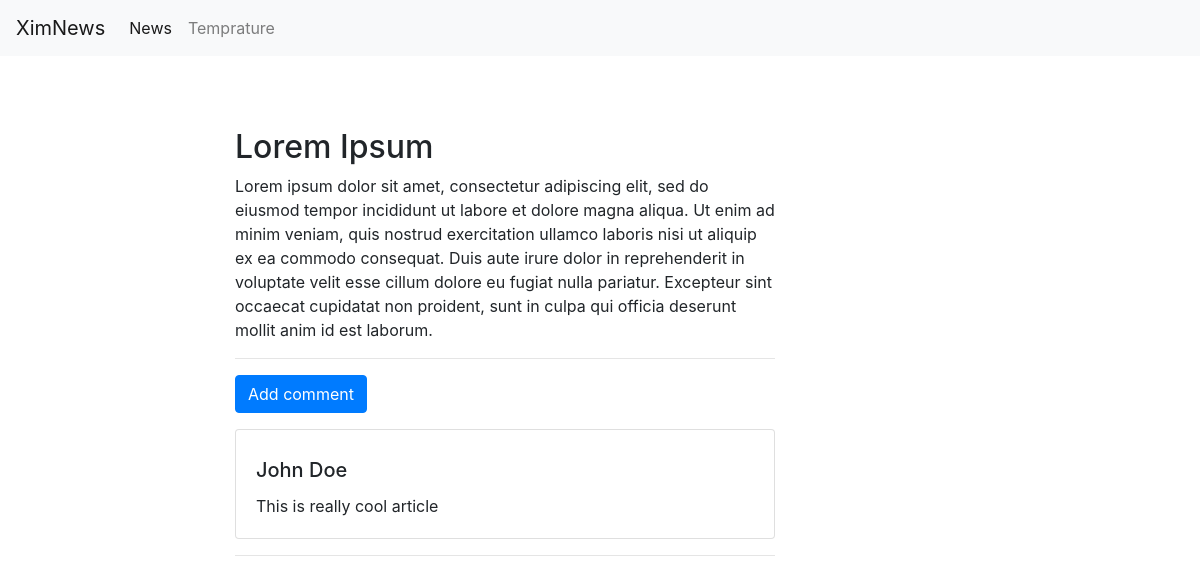
Screenshot of /news/article/Lorem-Ipsum-1591863451/ with the database file from the repository.
### news/models.py (models this page shows, shortened)
class Article(models.Model):
    title = models.CharField(max_length=150)
    body = models.TextField(blank=True)
    pub_date = models.DateTimeField(auto_now_add=True)
    slug = models.SlugField(blank=True)
    image = models.ImageField(upload_to='', blank=True, null=True)
    def get_create_comment_url(self):
        return reverse('article_comment_create_url', kwargs={'slug': self.slug})
    class Meta:
        ordering = ['-pub_date']

class Comment(models.Model):
    article = models.ForeignKey(Article, on_delete=models.CASCADE, null=True)
    author_name = models.CharField(max_length=50)
    body = models.CharField(max_length=200)
    slug = models.SlugField(blank=True)

### news/views.py (the view)
# urls.py: path('article/<str:slug>/', ArticleDetail.as_view(), name="article_detail_url"),
class ArticleDetail(View):
    def get(self, request, slug):
        article = get_object_or_404(Article, slug__iexact=slug)
        try:
            image_url = article.image.url
        except:
            image_url = "."
        return render(request, 'news/article_detail.html', context={"article": article, "admin_object": article, "image_url": image_url, "news_object": True})

### news/templates/news/article_detail.html (shortened to what this page needs)
{% extends 'news/base_news.html' %}
{% block content %}
  <h2>{{ article.title }}</h2>
  <p>{{ article.body }}</p>
  <hr>
  <a href="{{ article.get_create_comment_url }}" class="btn btn-primary mb-3">Add comment</a>
  {% for comment in article.comment_set.all %}
  <div class="card mb-3">
    <div class="card-body">
      <h5 class="card-title mt-2">{{ comment.author_name }}</h5>
      <p class="card-text">{{ comment.body }}</p>
    </div>
  </div>
  <hr>
  {% endfor %}
{% endblock %}

### news/templates/news/base_news.html (shortened to what this page needs)
{% extends 'base.html' %}

### templates/base.html (shortened to what this page needs)
{% load static %}
<!DOCTYPE html>
<html lang="en" dir="ltr">
  <head>
    <link rel="stylesheet" href="https://stackpath.bootstrapcdn.com/bootstrap/4.5.0/css/bootstrap.min.css">
    <link rel="stylesheet" href="{% static 'css/styles.css' %}">
  </head>
  <body>
    <nav class="navbar navbar-expand-lg navbar-light bg-light">
      <a class="navbar-brand" href="#">XimNews</a>
      <div class="collapse navbar-collapse" id="navbarNavDropdown">
        <ul class="navbar-nav">
          <li class="nav-item {% if news_object %}active{% endif %}">
            <a class="nav-link" href="{% url 'articles_list_url' %}">News <span class="sr-only">(current)</span></a>
          </li>
          <li class="nav-item {% if not news_object %}active{% endif %}">
            <a class="nav-link" href="{% url 'city_list_url' %}">Temprature</a>
        </ul>
      </div>
    </nav>
    <div class="container mt-5">
      <div class="row">
        <div class="col-6 offset-md-2">
          {% block content %}{% endblock %}
        </div>
      </div>
    </div>
  </body>
</html>

### rows the page displays
Article: title "Lorem Ipsum", body "Lorem ipsum dolor sit amet, consectetur adipiscing elit, sed do eiusmod tempor incididunt ut labore et dolore magna aliqua. Ut enim ad minim veniam, quis nostrud exercitation ullamco laboris nisi ut aliquip ex ea commodo consequat. Duis aute irure dolor in reprehenderit in voluptate velit esse cillum dolore eu fugiat nulla pariatur. Excepteur sint occaecat cupidatat non proident, sunt in culpa qui officia deserunt mollit anim id est laborum."
Comment: author_name "John Doe", body "This is really cool article"
